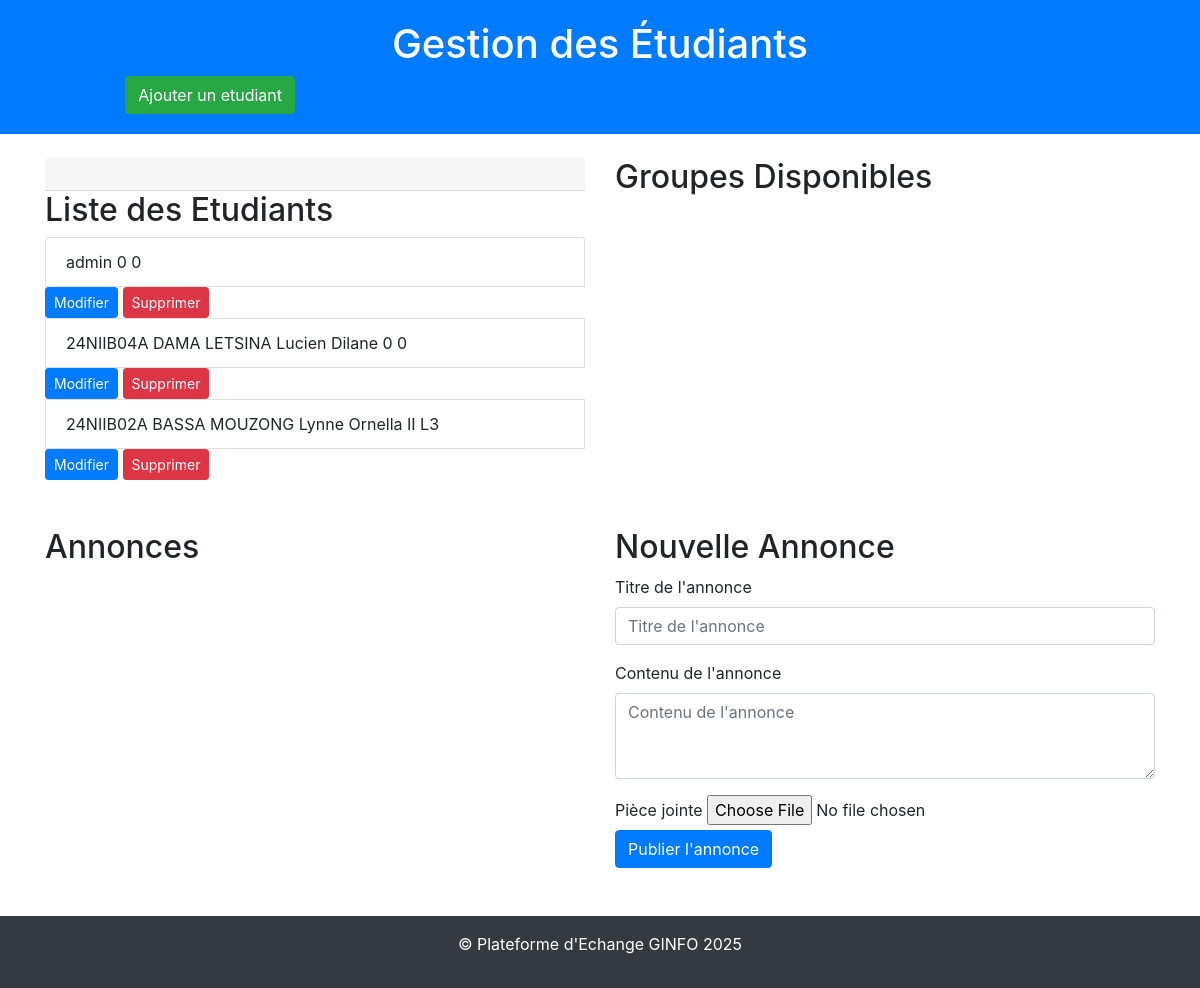
The page /geinfo/interface on the database as committed earlier.
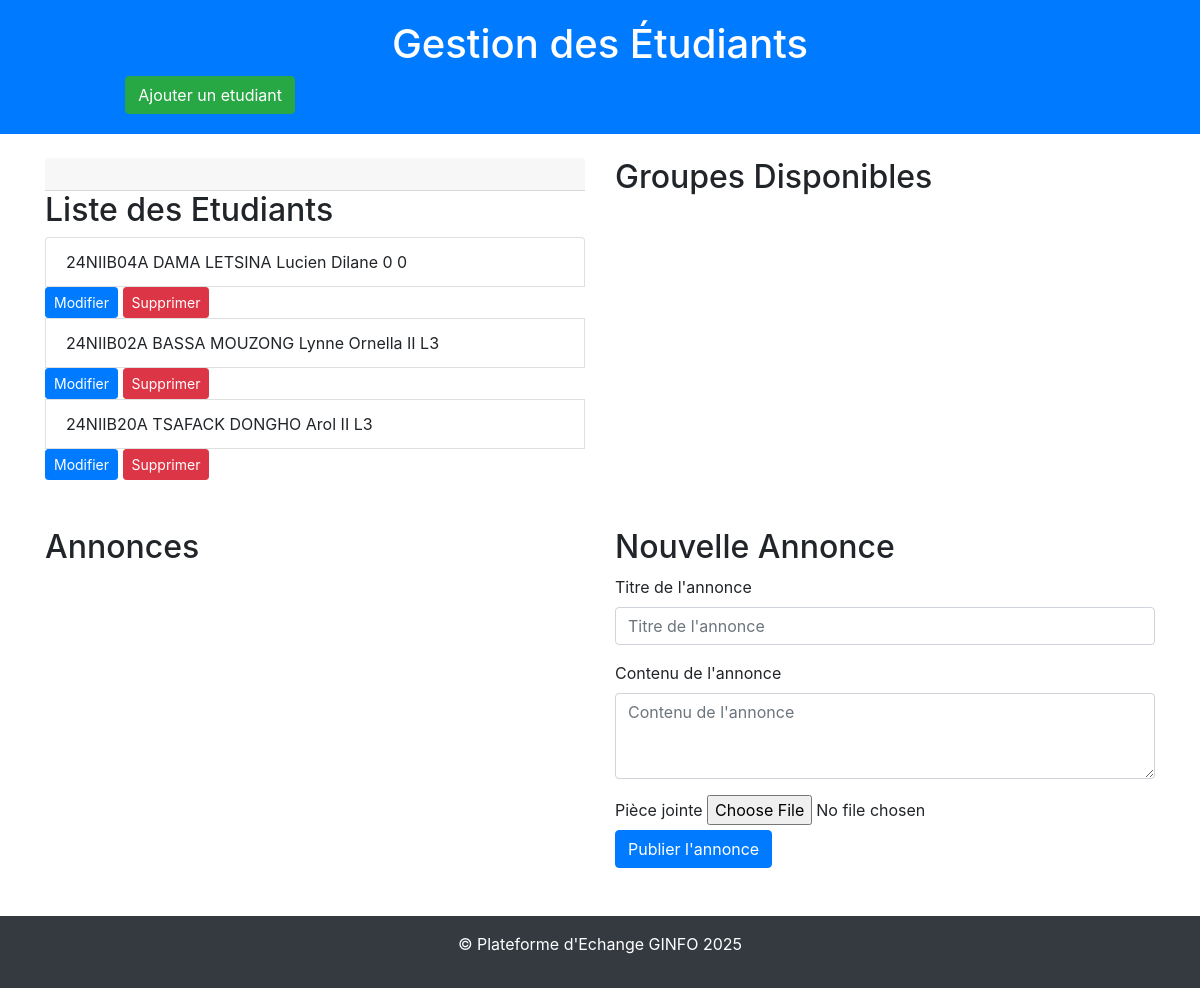
The same page on the database as committed later.
### Etudiants/models.py (models this page shows, shortened)
class Etudiant(AbstractBaseUser,PermissionsMixin):
    matricule=models.CharField(max_length=10,unique=True,verbose_name="identifiant")
    nom=models.CharField(max_length=255,verbose_name="nom")
    prenom=models.CharField(max_length=255,verbose_name="prenom")
    password = models.CharField(max_length=10,verbose_name="mot de passe")
    annee=models.CharField(max_length=4,verbose_name="annee d'inscription",default=0)
    niveau=models.CharField(max_length=9,default=0,verbose_name="niveau")
    filiere =models.CharField(max_length=4,verbose_name="filiere",default=0)
    profil=models.CharField(max_length=255,verbose_name="profil")
    is_active = models.BooleanField(default=True)
    is_admin = models.BooleanField(default=False)
    is_staff= models.BooleanField(default=False)
    is_superuser = models.BooleanField(default=False)
    objects=EtudiantManager()
    USERNAME_FIELD="matricule"
    REQUIRED_FIELDS = ["password"]

### geinfo/views.py (the view)
def administration(request):
    etudiants=Etudiant.objects.all()
    return render(request,"adminginfo/admin.html",{"etudiants":etudiants})

### adminginfo/templates/adminginfo/admin.html (shortened to what this page needs)
<!DOCTYPE html>
<html lang="fr">
<head>
    <link href="https://stackpath.bootstrapcdn.com/bootstrap/4.5.2/css/bootstrap.min.css" rel="stylesheet">
</head>
<body>
<header class="admin-header">
    <h1>Gestion des Étudiants</h1>
     <div class="col-md-3 text-right">
                    <a href="{% url 'register' %}" class="btn btn-success">Ajouter un etudiant</a>
                </div>
</header>
<div class="container mt-4">
    <div class="row">
        <div class="col-md-6 mb-4">
            <div class="card-header bg- text-black py-3">
                </div>
            <div class="row">
                <div class="col-12">
                      <h2>Liste des Etudiants</h2>
                    {% if etudiants %}
                      <ul class="list-group">
                        {% for etudiant in etudiants %}
                          <li class="list-group-item d-flex justify-content-between align-items-center">
                             {{ etudiant.matricule }} {{etudiant.nom}} {{etudiant.prenom}} {{etudiant.filiere}} {{etudiant.niveau}}
                          </li>
                          <div>
                                <a href="{% url 'change' etudiant.id %}" class="btn btn-primary btn-sm">Modifier</a>
                              <a href="{% url 'delete' etudiant.id %}" class="btn btn-danger btn-sm">Supprimer</a>
                            </div>
                        {% endfor %}
                      </ul>
                    {% else %}
                      <p>Aucun etudiant disponible.</p>
                    {% endif %}
                    </div>
                </div>
        </div>
        <div class="col-md-6 mb-4">
            <h2>Groupes Disponibles</h2>
        </div>
    </div>
    <div class="row mt-4">
        <div class="col-md-6 mb-4">
            <h2>Annonces</h2>
        </div>
        <div class="col-md-6 mb-4">
            <h2>Nouvelle Annonce</h2>
            <form method="post" action="{% url 'annonce' %}">
                <div class="form-group">
                    <label for="title">Titre de l'annonce</label>
                    <input type="text" class="form-control" id="title" placeholder="Titre de l'annonce" name="titre">
                </div>
                <div class="form-group">
                    <label for="content">Contenu de l'annonce</label>
                    <textarea class="form-control" id="content" rows="3" placeholder="Contenu de l'annonce" name="corps"></textarea>
                </div>
                <div><label for="join">Pièce jointe</label> <input type="file" name="annonceMedia" id="join"></div>
                <button type="submit" class="btn btn-primary">Publier l'annonce</button>
            </form>
        </div>
    </div>
</div>
<footer class="bg-dark text-white text-center py-3 mt-4">
    <p>&copy; Plateforme d'Echange GINFO 2025</p>
</footer>
</body>
</html>

Rows that differ between the two databases and show on the page:
removed Etudiant: matricule "admin", filiere "0", niveau "0"
added Etudiant: matricule "24NIIB20A", nom "TSAFACK DONGHO", prenom "Arol", filiere "II", niveau "L3"
